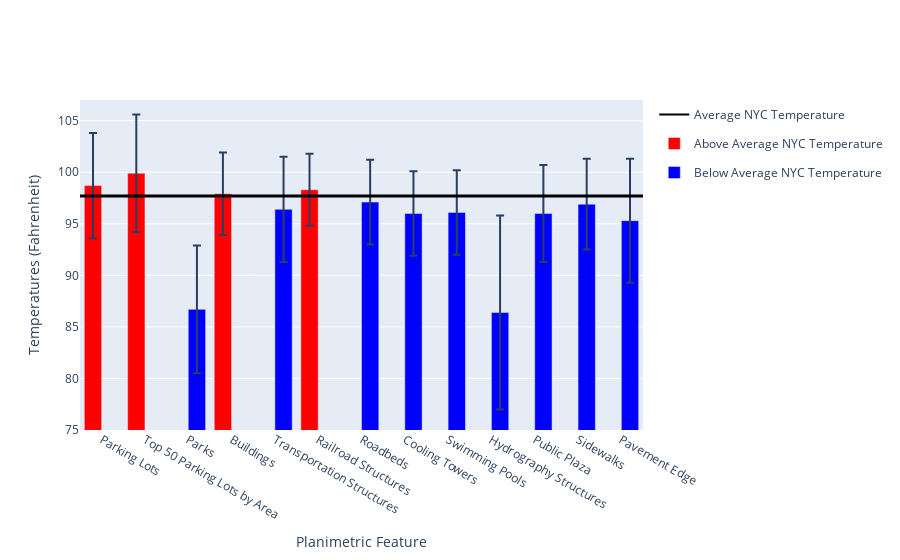

The notebook cell saved with this chart:
### Markdown cell above
# Visualizing Average Temperatures of all Planimetric Features

### Code cell
import plotly.express as pe
plani_df = pd.read_csv(r"data\Data From Planimetrics Project.csv")
plani_df_new = plani_df.drop(plani_df.index[plani_df["Planimetric Feature"] == "NYC"])


nyccolorplot = []
for i in plani_df_new["Temperature"]:
    nyccolorplot.append("Average NYC Temperature")

plani_df_new["NYC Only"] = nyccolorplot
fig_plani_2 = pe.line(plani_df_new, x= "Planimetric Feature", y=[plani_df["Temperature"].values[0]]*13, color = "NYC Only", color_discrete_map={
                "Average NYC Temperature": "black"}, )


tempcolorplot = []
for i in plani_df_new["Temperature"]:
    if i < plani_df[plani_df["Planimetric Feature"] == "NYC"]["Temperature"].values[0]:
        tempcolorplot.append("Below Average NYC Temperature")
    else:
         tempcolorplot.append("Above Average NYC Temperature")

plani_df_new["Temperature Category"] = tempcolorplot



fig_plani_1 = pe.bar(plani_df_new, x="Planimetric Feature", y="Temperature", title="Average Temperatures of NYC Planimetric Features", color = "Temperature Category", color_discrete_map={
                "Above Average NYC Temperature": "red",
                "Below Average NYC Temperature": "blue"}, error_y="Standard Deviation ")

fig_plani = (go.Figure(data= fig_plani_2.data + fig_plani_1.data))
fig_plani.update_layout(yaxis_range=[75,107], showlegend = True)
fig_plani.update_yaxes(title = "Temperatures (Fahrenheit)")
fig_plani.update_xaxes(title = "Planimetric Feature")

fig_plani.add_hline(y=plani_df[plani_df["Planimetric Feature"] == "NYC"]["Temperature"].values[0], line_color="black", line_width=3)

# fig_plani.update_layout(legend=dict(
#     yanchor="top",
#     y=1.5,
#     xanchor="right",
#     x=1
# ))

fig_plani.show()

### Figure 1 — Plotly figure (JSON) as saved in the notebook; plotly's stock layout.template omitted (floating-point values rounded to 4 significant figures)
{"data": [{"hovertemplate": "NYC Only=Average NYC Temperature<br>Planimetric Feature=%{x}<br>y=%{y}<extra></extra>", "legendgroup": "Average NYC Temperature", "line": {"color": "black", "dash": "solid"}, "mode": "lines", "name": "Average NYC Temperature", "orientation": "v", "showlegend": true, "type": "scatter", "x": ["Parking Lots", "Top 50 Parking Lots by Area", "Parks ", "Buildings", "Transportation Structures", "Railroad Structures", "Roadbeds", "Cooling Towers", "Swimming Pools", "Hydrography Structures", "Public Plaza", "Sidewalks", "Pavement Edge"], "xaxis": "x", "y": [97.7, 97.7, 97.7, 97.7, 97.7, 97.7, 97.7, 97.7, 97.7, 97.7, 97.7, 97.7, 97.7], "yaxis": "y"}, {"alignmentgroup": "True", "error_y": {"array": [5.1, 5.7, 4, 3.5]}, "hovertemplate": "Temperature Category=Above Average NYC Temperature<br>Planimetric Feature=%{x}<br>Temperature=%{y}<extra></extra>", "legendgroup": "Above Average NYC Temperature", "marker": {"color": "red"}, "name": "Above Average NYC Temperature", "offsetgroup": "Above Average NYC Temperature", "orientation": "v", "showlegend": true, "textposition": "auto", "type": "bar", "x": ["Parking Lots", "Top 50 Parking Lots by Area", "Buildings", "Railroad Structures"], "xaxis": "x", "y": [98.7, 99.9, 97.9, 98.3], "yaxis": "y"}, {"alignmentgroup": "True", "error_y": {"array": [6.2, 5.1, 4.1, 4.1, 4.1, 9.4, 4.7, 4.4, 6.01]}, "hovertemplate": "Temperature Category=Below Average NYC Temperature<br>Planimetric Feature=%{x}<br>Temperature=%{y}<extra></extra>", "legendgroup": "Below Average NYC Temperature", "marker": {"color": "blue"}, "name": "Below Average NYC Temperature", "offsetgroup": "Below Average NYC Temperature", "orientation": "v", "showlegend": true, "textposition": "auto", "type": "bar", "x": ["Parks ", "Transportation Structures", "Roadbeds", "Cooling Towers", "Swimming Pools", "Hydrography Structures", "Public Plaza", "Sidewalks", "Pavement Edge"], "xaxis": "x", "y": [86.7, 96.4, 97.1, 96, 96.1, 86.4, 96, 96.9, 95.3], "yaxis": "y"}], "layout": {"shapes": [{"line": {"color": "black", "width": 3}, "type": "line", "x0": 0, "x1": 1, "xref": "x domain", "y0": 97.7, "y1": 97.7, "yref": "y"}], "showlegend": true, "xaxis": {"title": {"text": "Planimetric Feature"}}, "yaxis": {"range": [75, 107], "title": {"text": "Temperatures (Fahrenheit)"}}}}
